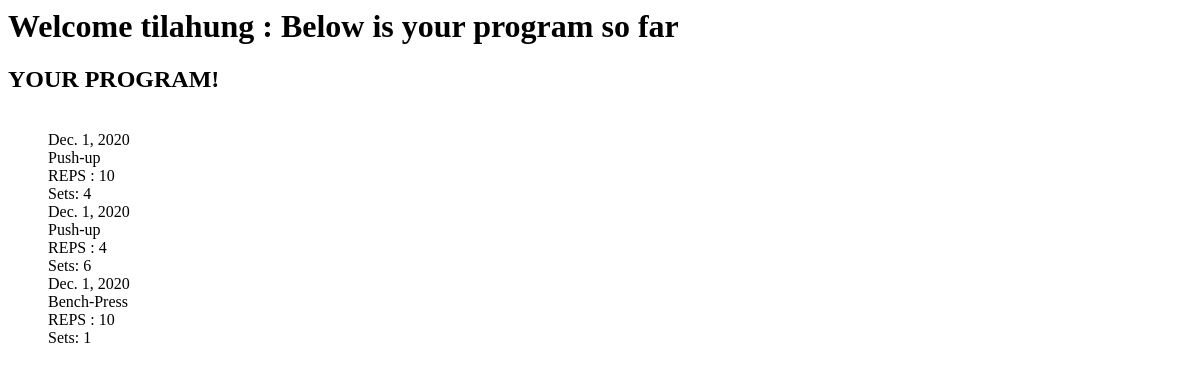
/gym_bro/user_page/1, run on an earlier commit of the app's database.
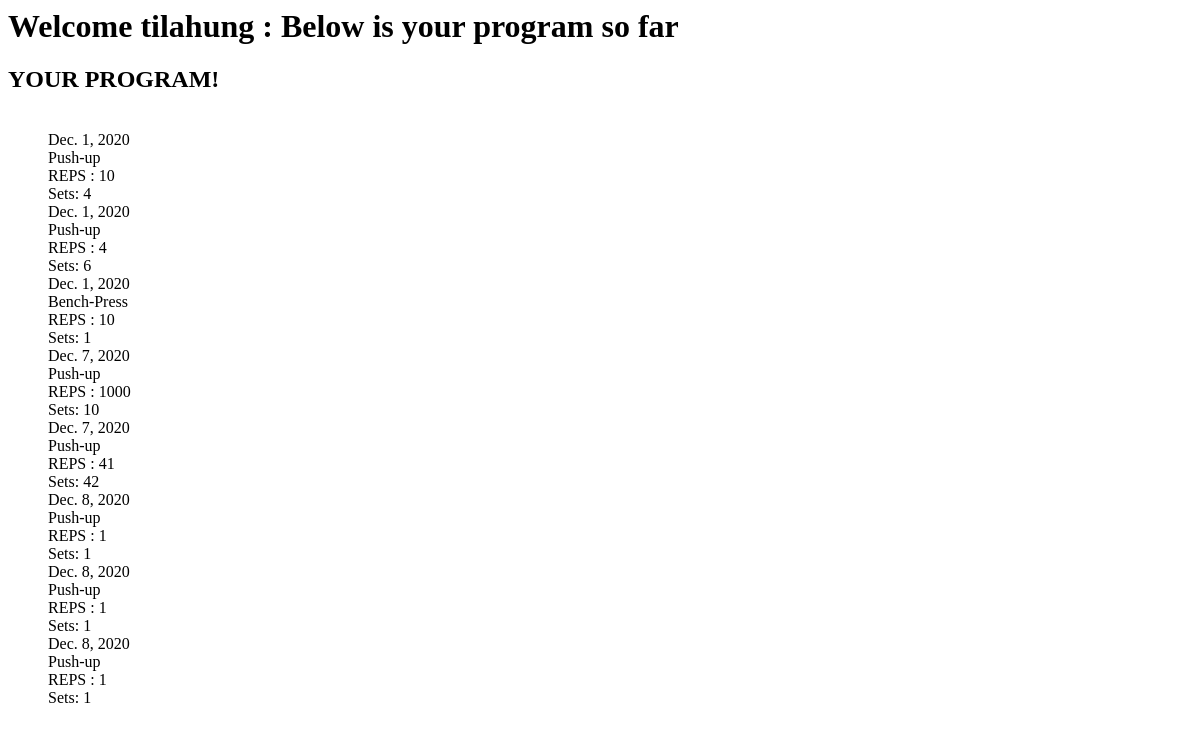
And on a later commit of the database.
### gym_bro/models.py (models this page shows, shortened)
class User(models.Model):
    first_name = models.TextField(blank=True)
    last_name = models.TextField(blank=True)
    user_name = models.TextField(blank=True)
    def __str__ (self):
        return f'{self.user_name}'
    def get_program_data(self):
        return Program.objects.filter(user=self)

class Program(models.Model):
    user = models.ForeignKey('User', on_delete=models.CASCADE)
    excercises = models.ForeignKey(Workout, on_delete=models.CASCADE)
    reps = models.IntegerField (blank=True)
    sets = models.IntegerField (blank=True) #is there a way to add numeric feilds ?
    date = models.DateField (blank=True,default=datetime.date.today)

class Workout(models.Model):
    name = models.TextField(blank=True)
    description = models.TextField(blank=True)
    image_url = models.URLField(blank=True)
    def __str__ (self):
        return f'{self.name}'

### gym_bro/views.py (the view)
class UserPageView (DetailView):
    model = User
    template_name = "gym_bro/user_page.html"
    context_object_name = 'user_page'

### gym_bro/templates/gym_bro/user_page.html
<h1> Welcome {{user_page}} : Below is your program so far</h1>
<h2>YOUR PROGRAM! </h2>
<ul>
    {% for p in user_page.get_program_data %}
    <br>
    {{p.date}}
    <br>
    {{p.excercises}}
    <br>
    REPS : {{p.reps}}
    <br>
    Sets: {{p.sets}}
    {% endfor %}
    </ul>

What changed in the data, as far as the page shows it:
added Program: date "Dec. 7, 2020", excercises "Push-up", reps "1000", sets "10"
added Program: date "Dec. 7, 2020", excercises "Push-up", reps "41", sets "42"
added Program: date "Dec. 8, 2020", excercises "Push-up", reps "1", sets "1"
added Program: date "Dec. 8, 2020", excercises "Push-up", reps "1", sets "1"
added Program: date "Dec. 8, 2020", excercises "Push-up", reps "1", sets "1"
